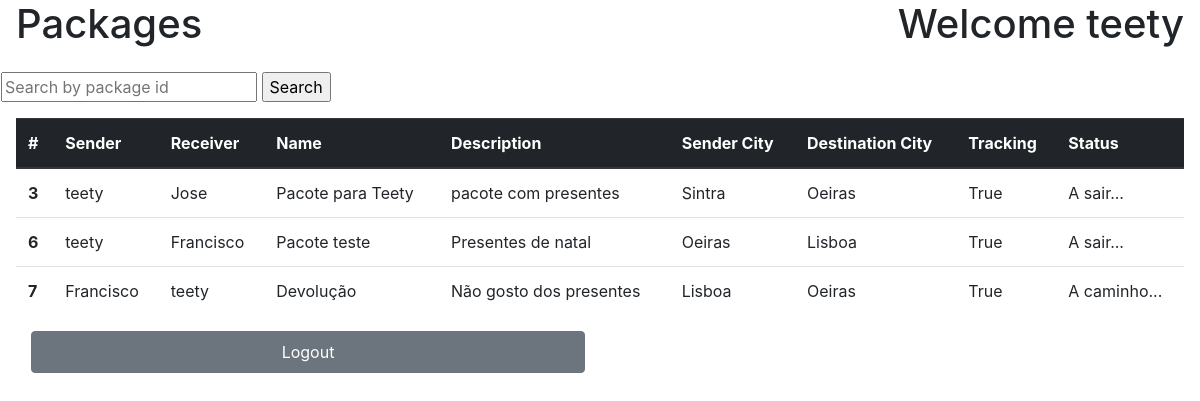
Page /package (signed in) on the committed database.
### user_api/models.py (models this page shows, shortened)
class AppUser(AbstractBaseUser, PermissionsMixin):
	user_id = models.AutoField(primary_key=True)
	email = models.EmailField(max_length=50, unique=True)
	username = models.CharField(max_length=50)
	USERNAME_FIELD = 'email'
	REQUIRED_FIELDS = ['username']
	is_staff = models.BooleanField(default=False)
	is_superuser = models.BooleanField(default=False)
	objects = AppUserManager()

class Package(models.Model):
	pack_id = models.AutoField(primary_key=True)
	sender = models.CharField(max_length=100)
	receiver = models.CharField(max_length=100)
	name = models.CharField(max_length=100)
	description = models.CharField(max_length=300)
	sender_city = models.CharField(max_length=100)
	destination_city = models.CharField(max_length=100)
	tracking = models.BooleanField(default=False)
	status = models.CharField(max_length=100)

### user_api/views.py (the view)
# urls.py: path('package', views.Packages.as_view(), name='package'),
class Packages(APIView):
    renderer_classes = [TemplateHTMLRenderer]
    template_name = 'package_list.html'
    permission_classes = (permissions.IsAuthenticated,)
    authentication_classes = (SessionAuthentication,)
    def get(self, request):
        serializer = PackSerializer
        username = request.user.username
        if request.GET.get('search'):
            try:
                pack = Package.objects.filter(pack_id=request.GET.get('search'), sender=username) | Package.objects.filter(pack_id=request.GET.get('search'), receiver=username) | Package.objects.filter(pack_id=request.GET.get('search'), name=username)
            except:
                pack = Package.objects.filter(sender=request.GET.get('search')) | Package.objects.filter(sender=request.GET.get('search'), receiver=username) | Package.objects.filter(sender=request.GET.get('search'), name=username) | Package.objects.filter(receiver=request.GET.get('search'), sender=username) | Package.objects.filter(receiver=request.GET.get('search')) | Package.objects.filter(receiver=request.GET.get('search'), name=username) | Package.objects.filter(name=request.GET.get('search'), sender=username) | Package.objects.filter(name=request.GET.get('search'), receiver=username) | Package.objects.filter(name=request.GET.get('search')) | Package.objects.filter(sender_city=request.GET.get('search'), sender=username) | Package.objects.filter(sender_city=request.GET.get('search'), receiver=username) | Package.objects.filter(sender_city=request.GET.get('search'), name=username) | Package.objects.filter(destination_city=request.GET.get('search'), sender=username) | Package.objects.filter(destination_city=request.GET.get('search'), receiver=username) | Package.objects.filter(destination_city=request.GET.get('search'), name=username)
        else:
            pack = Package.objects.filter(sender=username) | Package.objects.filter(receiver=username) | Package.objects.filter(name=username)
        return Response({'pack': pack}, status=status.HTTP_200_OK)

### user_api/templates/package_list.html (shortened to what this page needs)
<!DOCTYPE html>
<html lang="en">
<head>
    <link rel="stylesheet" href="https://cdn.jsdelivr.net/npm/bootstrap@4.0.0/dist/css/bootstrap.min.css">
</head>
<body class="px-3">
  <div class="row mb-3">
    <div class="col-6">
      <h1>Packages</h1>
    </div>
    <div class="col-6 text-right " >
      <h1>Welcome {{request.user.username}}</h1>
    </div>
  </div>
  <div class="row mb-3">
    <form action="">
      <input type="text" name="search" placeholder="Search by package id" value="{{request.GET.id}}">
      <input type="submit" value="Search">
  </form>
  </div>
    <table class="table">
        <thead class="thead-dark">
          <tr>
            <th scope="col">#</th>
            <th scope="col">Sender</th>
            <th scope="col">Receiver</th>
            <th scope="col">Name</th>
            <th scope="col">Description</th>
            <th scope="col">Sender City</th>
            <th scope="col">Destination City</th>
            <th scope="col">Tracking</th>
            <th scope="col">Status</th>
          </tr>
        </thead>
        <tbody>
            {% for package in pack %}
            <tr>
                <th scope="row">{{ package.pack_id }}</th>
                <td>{{ package.sender }}</td>
                <td>{{ package.receiver }}</td>
                <td>{{ package.name }}</td>
                <td>{{ package.description }}</td>
                <td>{{ package.sender_city }}</td>
                <td>{{ package.destination_city }}</td>
                <td>{{ package.tracking }}</td>
                <td>{{ package.status }}</td>
            </tr>
            {% endfor %}
        </tbody>
      </table>
    <div class="col-6">
        <a class="btn btn-secondary w-100 py-2" href="{% url 'logout' %}">Logout</a>
    </div>
  </body>
</html>

### rows in the picture
AppUser: user.username "teety"
Package: pack_id "3", sender "teety", receiver "Jose", name "Pacote para Teety", description "pacote com presentes", sender_city "Sintra", destination_city "Oeiras", tracking "True", status "A sair..."
Package: pack_id "6", sender "teety", receiver "Francisco", name "Pacote teste", description "Presentes de natal", sender_city "Oeiras", destination_city "Lisboa", tracking "True", status "A sair..."
Package: pack_id "7", sender "Francisco", receiver "teety", name "Devolução", description "Não gosto dos presentes", sender_city "Lisboa", destination_city "Oeiras", tracking "True", status "A caminho..."
